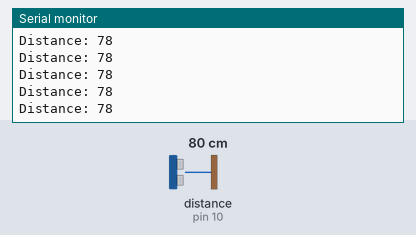
Simulated run of this sketch. Board: Arduino Uno, built with avr-gcc and run on an emulated ATmega328P. Shown: the last lines printed to the serial monitor. Wiring (inferred from the names in the program): ultrasonic range finder: trigger pin 9; echo pin 10. The test bench sets the inputs (shaded band); at power-on: distance to the obstacle (sensor on pin 10) 80 cm. The echo pulse lasts 58.3 µs per cm.

Above: at 1.2 s.
1.3 s: distance to the obstacle (sensor on pin 10) set to 2 cm
At 2.1 s:
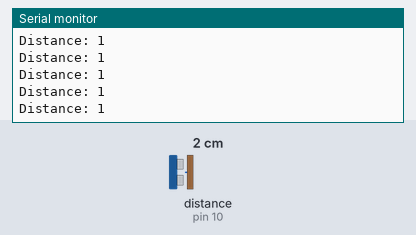
4.3 s: distance to the obstacle (sensor on pin 10) set to 120 cm
At 5.4 s:
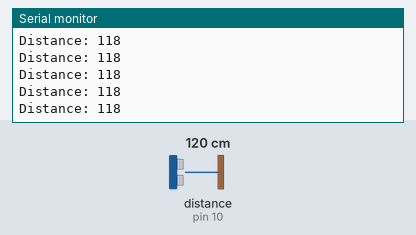
7.3 s: distance to the obstacle (sensor on pin 10) set to 4 cm
At 7.8 s:
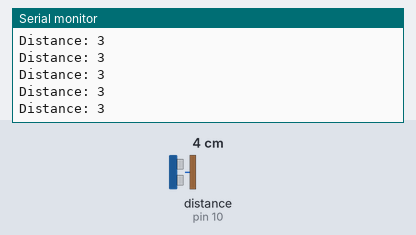
10.3 s: distance to the obstacle (sensor on pin 10) set to 299 cm
At 10.9 s:
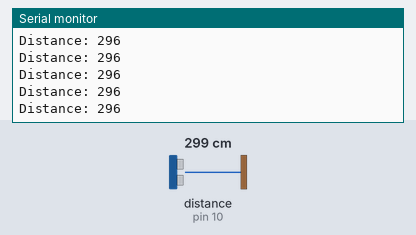
13.3 s: distance to the obstacle (sensor on pin 10) set to 9 cm
At 14.2 s:
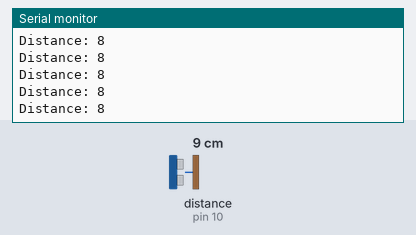
16.3 s: distance to the obstacle (sensor on pin 10) set to 18 cm
At 17.1 s:
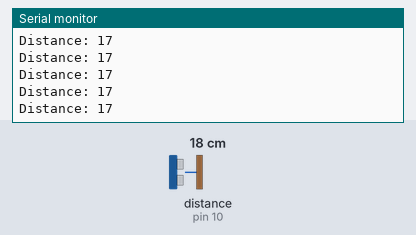
Timing chart, 0 to 19.3 s (numbered marks = the images above; inputs shaded):
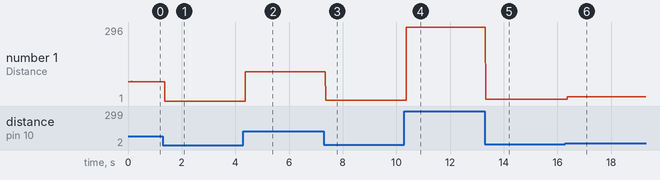

Measured:
- after the input at 1.3 s, the serial monitor: prints a new line after 0.08 s (image 1)
- after the input at 4.3 s, the serial monitor: prints a new line after 0.08 s (image 2)
- after the input at 7.3 s, the serial monitor: prints a new line after 0.07 s (image 3)
- after the input at 10.3 s, the serial monitor: prints a new line after 0.07 s (image 4)
- after the input at 13.3 s, the serial monitor: prints a new line at once (image 5)
- after the input at 16.3 s, the serial monitor: prints a new line after 0.07 s (image 6)
- plotted number 1: 78 → 1 after the input at 1.3 s, 1 → 118 after the input at 4.3 s, 118 → 3 after the input at 7.3 s, 3 → 296 after the input at 10.3 s, 296 → 8 after the input at 13.3 s

The sketch:

UltrasonicEasier.ino
```cpp
int trigPin = 9;  //pwm
int echoPin = 10; //pwm

long duration = 0;
int distance = 0;

void setup() {
  // put your setup code here, to run once:
  pinMode(trigPin, OUTPUT);
  pinMode(echoPin, INPUT);

  Serial.begin(9600);
}

void loop() {
  // put your main code here, to run repeatedly:

  digitalWrite(trigPin, LOW);
  delay(1);

  digitalWrite(trigPin, HIGH);
  delay(1);
  digitalWrite(trigPin, LOW);

  duration = pulseIn(echoPin, HIGH);

  distance = duration * 0.034/2;

  Serial.print("Distance: ");
  Serial.println(distance);

}
```
